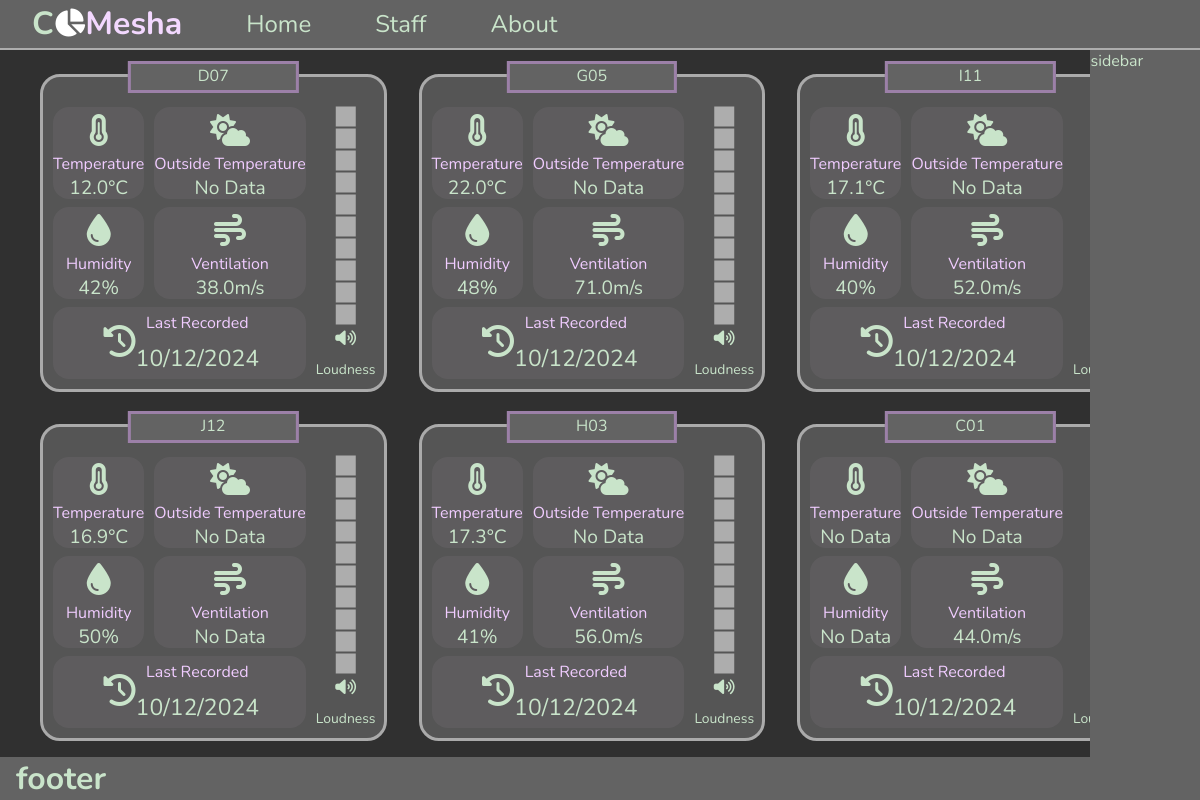
The page / on the database its author committed.
### database.py (models this page shows)
class Classroom(db.Model):
    __tablename__ = 'Classrooms'
    ClassroomID = db.Column(db.Text, primary_key=True)
    Teachers = db.relationship('Teacher', secondary='TeacherClassrooms', backref='classrooms')

class TemperatureHumidityDatum(db.Model):
    __tablename__ = 'TemperatureHumidityData'
    ID = db.Column(db.Integer, primary_key=True)
    ClassroomID = db.Column(db.ForeignKey('Classrooms.ClassroomID'))
    TemperatureReading = db.Column(db.Float)
    HumidityReading = db.Column(db.Float)
    DateRecorded = db.Column(db.Text)
    Classroom = db.relationship('Classroom', primaryjoin='TemperatureHumidityDatum.ClassroomID == Classroom.ClassroomID', backref='temperature_humidity_data')

class AnemometerDatum(db.Model):
    __tablename__ = 'AnemometerData'
    ID = db.Column(db.Integer, primary_key=True)
    ClassroomID = db.Column(db.ForeignKey('Classrooms.ClassroomID'))
    AnemometerReading = db.Column(db.Float)
    DateRecorded = db.Column(db.Text)
    Classroom = db.relationship('Classroom', primaryjoin='AnemometerDatum.ClassroomID == Classroom.ClassroomID', backref='anemometer_data')

### server.py (the view)
@app.route("/")
def home():
    classrooms = Classroom.query.with_entities(
                    Classroom.ClassroomID).limit(6).all()
    giga_list = []
    for i in classrooms:
        temp_list = []
        print(i[0])
        temp_list.append(i[0])
        temperature = TemperatureHumidityDatum.query.filter_by(
            ClassroomID=i[0]).with_entities(
            TemperatureHumidityDatum.TemperatureReading).first()
        if not temperature:
            temperature = (False,)
        temp_list.append(temperature[0])
        humidity = TemperatureHumidityDatum.query.filter_by(
            ClassroomID=i[0]).with_entities(
            TemperatureHumidityDatum.HumidityReading).first()
        if not humidity:
            humidity = (False,)
        temp_list.append(humidity[0])
        loudness = LoudnessData.query.filter_by(
            ClassroomID=i[0]).with_entities(
            LoudnessData.LoudnessReading).first()
        if not loudness:
            loudness = (False,)
        temp_list.append(loudness[0])
        wind_speed = AnemometerDatum.query.filter_by(
            ClassroomID=i[0]).with_entities(
            AnemometerDatum.AnemometerReading).first()
        if not wind_speed:
            wind_speed = (False,)
        temp_list.append(wind_speed[0])
        giga_list.append(temp_list)
    print(giga_list)
    return (render_template("pages/main.html", giga_list=giga_list))

### templates/pages/main.html
{% extends 'layout.html' %}
{% block content %}
<div class="classroom-grid-container">
    {% for i in giga_list %}
    <div class="classroom-grid-items">
        <a href="classroom/{{i[0]}}"  class="classroom-grid-title">
            <div>{{i[0]}}</div>
        </a>
        <ul>
            <li class="temp">
                 <i class="fa-solid fa-temperature-three-quarters fa-2xl"></i>
                 <small class="icon-text">Temperature</small>
                 {% if i[1] %}
                 <div>{{i[1]}}°C</div>
                 {% else %}
                 <div>No Data</div>
                 {% endif %}
            </li>
            <li class="outTemp">
                <i class="fa-solid fa-cloud-sun fa-2xl"></i>
                <small class="icon-text">Outside Temperature</small>
                <div>No Data</div>
            </li>
            <li class="humidity">
                <i class="fa-solid fa-droplet fa-2xl"></i>
                <small class="icon-text">Humidity</small>
                {% if i[2] %}
                <div>{{((i[2])|string)[:-2]}}%</div>
                {% else %}
                <div>No Data</div>
                {% endif %}
            </li>
            <li class="windSpeed">
                <i class="fa-solid fa-wind fa-2xl"></i>
                <small class="icon-text">Ventilation</small>
                {% if i[4] %}
                <div>{{i[4]}}m/s</div>
                {% else %}
                <div>No Data</div>
                {% endif %}
            </li>
            <li class="date">
                <div class="date-grid">
                    <i class="fa-solid fa-clock-rotate-left"></i>
                    <small class="icon-text"> Last Recorded </small>
                    <div class="date-text"> 10/12/2024 </div>
                </div>
            </li>
            <li class="sound">
                <div class="sound-meter">
                    <i class="fa-solid fa-square-full"></i>
                    <i class="fa-solid fa-square-full"></i>
                    <i class="fa-solid fa-square-full"></i>
                    <i class="fa-solid fa-square-full"></i>
                    <i class="fa-solid fa-square-full"></i>
                    <i class="fa-solid fa-square-full"></i>
                    <i class="fa-solid fa-square-full"></i>
                    <i class="fa-solid fa-square-full"></i>
                    <i class="fa-solid fa-square-full"></i>
                    <i class="fa-solid fa-square-full"></i>
                    <div class="sound-db">
                        <i class="fa-solid fa-volume-high"></i>
                        <small class="icon-text">Loudness</small>
                    </div>
                </div>
            </li>
        </ul>
    </div>
    {% endfor %}
</div>
{% endblock %}

### templates/layout.html (shortened to what this page needs)
<!DOCTYPE html>
<html>
    <head>
        <link rel="stylesheet" href="/static/css/layout.css">
    </head>
    <body>
        <header> {% include 'header.html' %} </header>
        <nav> {% include 'nav.html'%} </nav>
        <main> {% block content %}{% endblock %} </main>
        <div class="sidebar"> sidebar </div>
        <footer> {% include 'footer.html' %} </footer>
    </body>
</html>

### templates/header.html
<h1>
    <span class="cap-c"> C</span><span class="fa-solid fa-chart-pie fa-sm   " style="color: white;"></span>Mesha
</h1>

### templates/nav.html
<ul>
    <li><a href="/">Home</a></li>
    <li><a href="">Staff</a></li>
    <li><a href="/about">About</a></li>
</ul>

### templates/footer.html
<h1> footer </h1>

### rows shown on the page
Classroom: ClassroomID "D07"
TemperatureHumidityDatum: TemperatureReading "12.0", HumidityReading "42"
AnemometerDatum: AnemometerReading "38.0"
Classroom: ClassroomID "G05"
TemperatureHumidityDatum: TemperatureReading "22.0", HumidityReading "48"
AnemometerDatum: AnemometerReading "71.0"
Classroom: ClassroomID "I11"
TemperatureHumidityDatum: TemperatureReading "17.1", HumidityReading "40"
AnemometerDatum: AnemometerReading "52.0"
Classroom: ClassroomID "J12"
TemperatureHumidityDatum: TemperatureReading "16.9", HumidityReading "50"
Classroom: ClassroomID "H03"
TemperatureHumidityDatum: TemperatureReading "17.3", HumidityReading "41"
AnemometerDatum: AnemometerReading "56.0"
Classroom: ClassroomID "C01"
AnemometerDatum: AnemometerReading "44.0"
